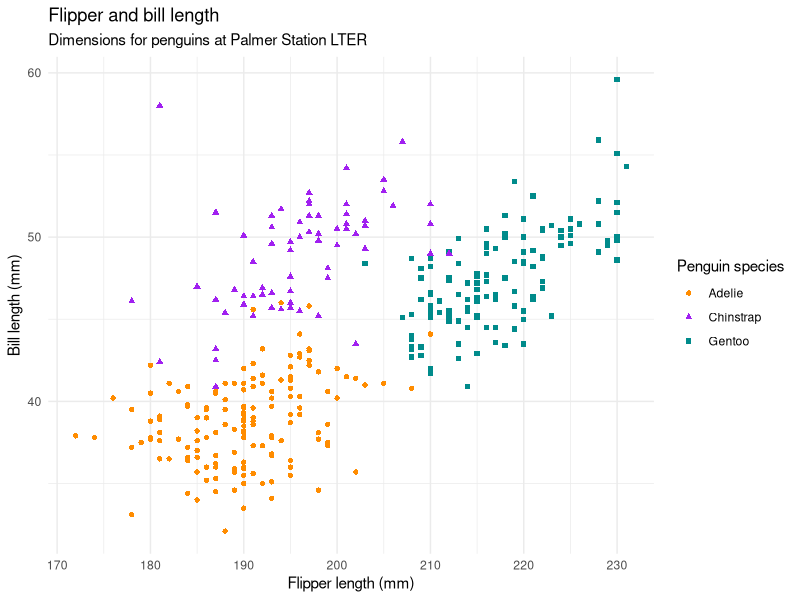
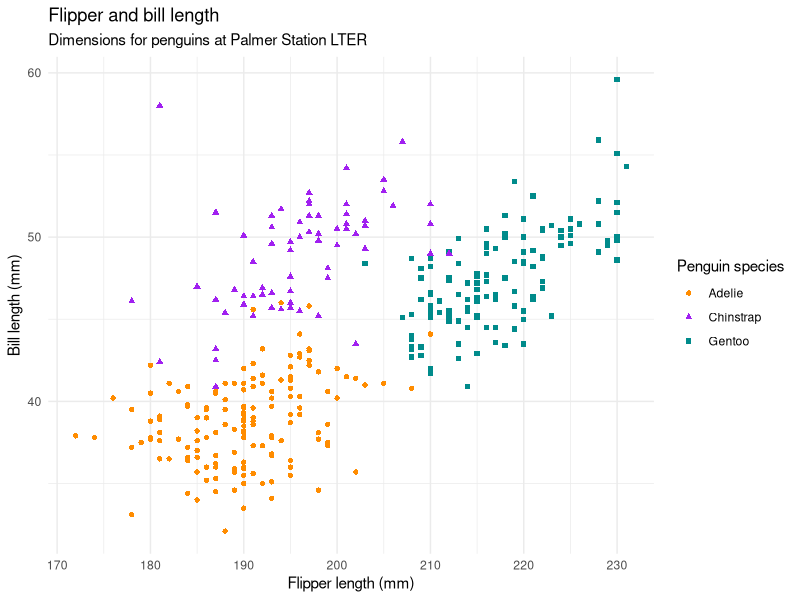

Reproduce these figures in R, in order.
## ---- chunk 1
#| label: plot-penguins
#| warning: false
#| echo: false

library(tidyverse)
library(palmerpenguins)
## ---- chunk 2
#| warning: false
#| echo: true

ggplot(penguins, 
       aes(x = flipper_length_mm, y = bill_length_mm)) +
  geom_point(aes(color = species, shape = species)) +
  scale_color_manual(values = c("darkorange","purple","cyan4")) +
  labs(
    title = "Flipper and bill length",
    subtitle = "Dimensions for penguins at Palmer Station LTER",
    x = "Flipper length (mm)", y = "Bill length (mm)",
    color = "Penguin species", shape = "Penguin species"
  ) +
  theme_minimal()
## ---- chunk 3
#| warning: false
#| echo: false

ggplot(penguins, 
       aes(x = flipper_length_mm, y = bill_length_mm)) +
  geom_point(aes(color = species, shape = species)) +
  scale_color_manual(values = c("darkorange","purple","cyan4")) +
  labs(
    title = "Flipper and bill length",
    subtitle = "Dimensions for penguins at Palmer Station LTER",
    x = "Flipper length (mm)", y = "Bill length (mm)",
    color = "Penguin species", shape = "Penguin species"
  ) +
  theme_minimal()
